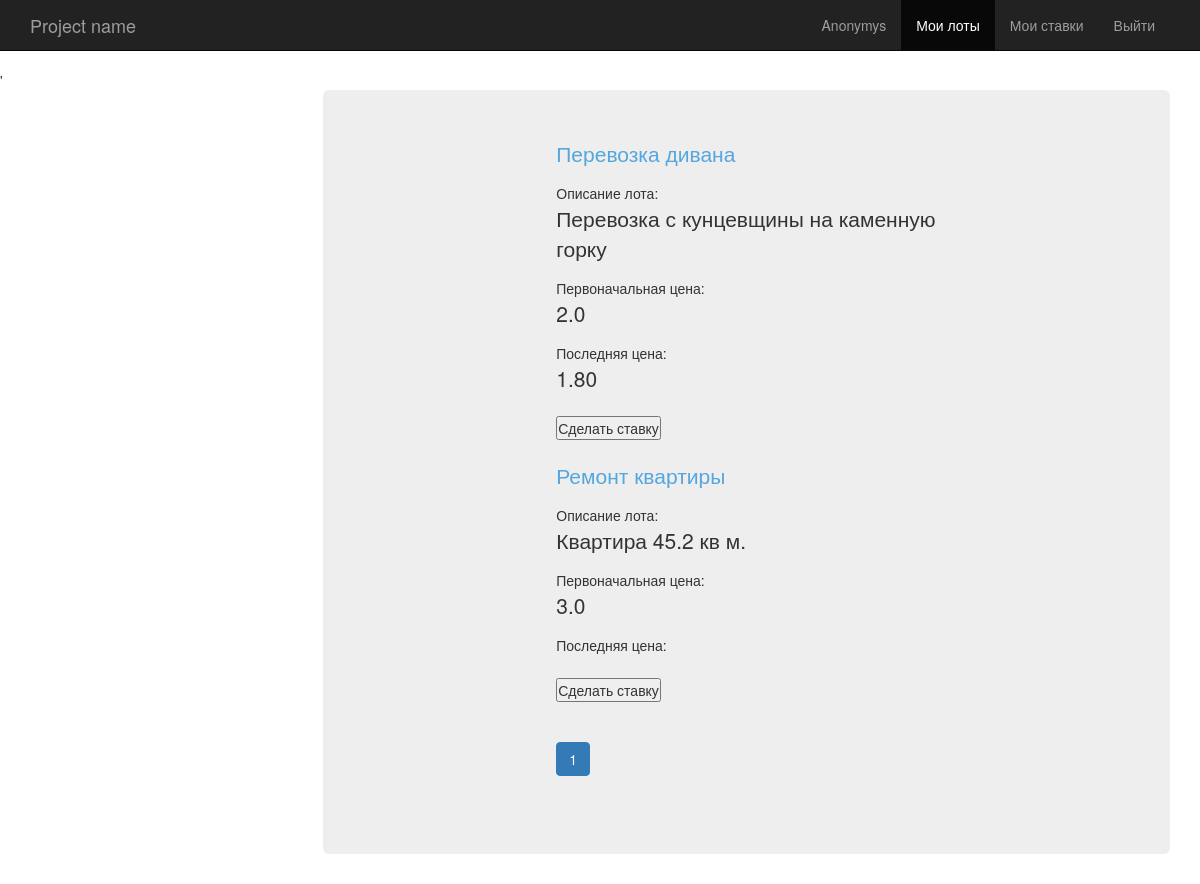
/testpagination/?page=2, run on an earlier commit of the app's database.
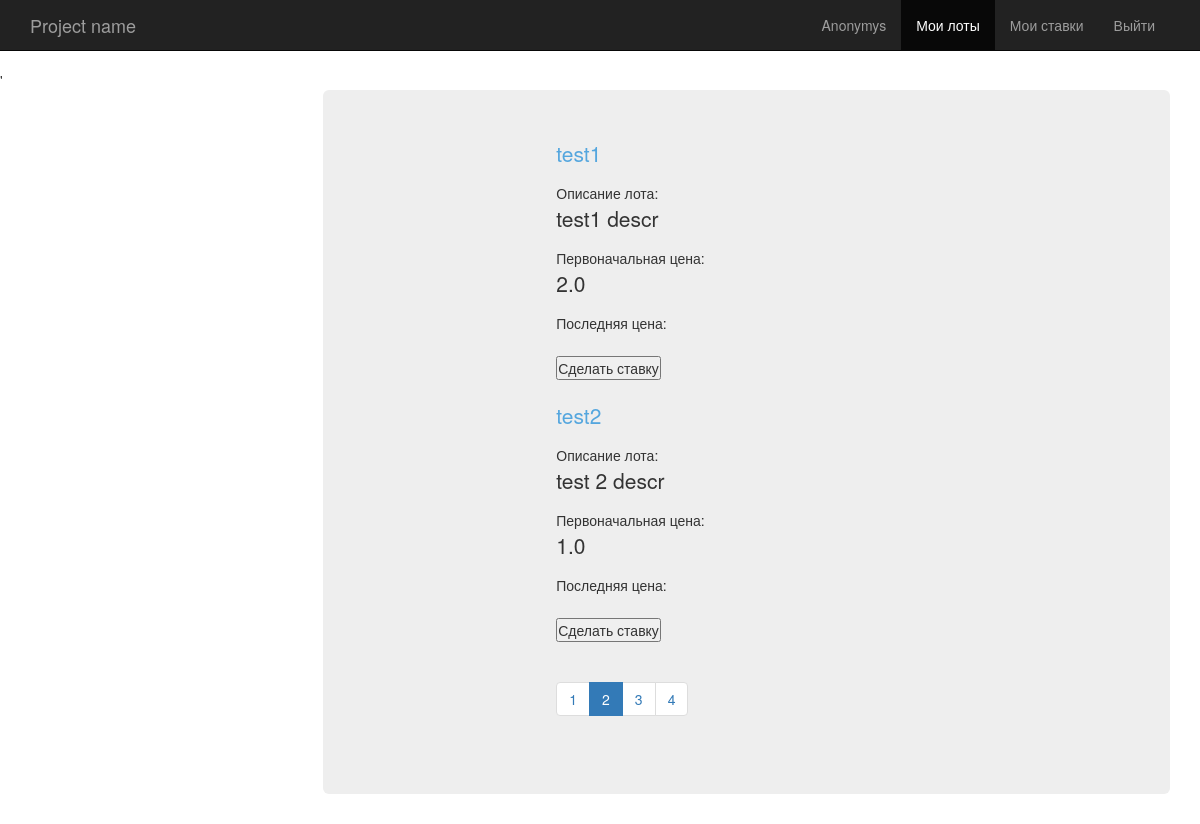
And on a later commit of the database.
### hollau/models.py (models this page shows, shortened)
class Lot(models.Model):
    name = models.CharField(u"предложение", max_length=100)
    description = models.TextField(u"описание предложения")
    start_price = models.FloatField(u"стартовая цена")
    current_price = models.FloatField(u"текущая цена", blank=True, null=True)
    sold = models.BooleanField(u"продано", default=False)
    author = models.ForeignKey(User, verbose_name=u"Аукционатор", related_name='lots', default="1")
    start_date = models.DateTimeField(u'начало продажи', auto_now_add=True)
    end_date = models.DateTimeField(u'окончание продажи')
    lastest_propose = models.DateTimeField(u'последнее предложение', blank=True, null=True)
    category = models.ForeignKey(Category, verbose_name=u'Категория', default=1)
    class Admin:
        list_display = ("name", "price", "propose", "lastest_propose", "bought")
        ordering = ("-lastest_propose", "end_date",)
    def propose(self):
        lastest = self.propose_set.order_by('-date')
        if lastest:
            return lastest[0]
        else:
            return None
    def bought(self):
        return self.propose() and ((self.end_date < datetime.datetime.now()) or self.sold)

### hollau/views.py (the view)
# urls.py: url(r'^testpagination/$', views.testpagination, name='testpagination'),
def testpagination(request):
    lots = models.Lot.objects.all()
    paginator, page = paginate(request, lots)
    return render(request, 'testpagepagination.html', {'paginator': paginator, 'page': page, 'lots': page.object_list, 'count': [1,2]},)

### hollau/views.py (called while the page is built)
def paginate(request, qs):
    try:
        limit = int(request.GET.get('limit', 2))
    except ValueError:
        limit = 2
    if limit > 2:
        limit = 2
    try:
        page = int(request.GET.get('page',1))
    except ValueError:
        raise Http404
    paginator = Paginator(qs, limit)
    try:
        page = paginator.page(page)
    except EmptyPage:
        page = paginator.page(paginator.num_pages)
    return paginator, page

### hollau/templates/testpagepagination.html (shortened to what this page needs)
{% extends 'base.html' %}
{% load staticfiles %}
{% block javascript %}
        <link rel="stylesheet" href="{% static 'countdown_style.css' %}" />
        <link rel="stylesheet" href="{% static 'jquery.countdown.css' %} " />
{% endblock %}
{% block content %}
<div class="row">
<div class="col-lg-12 col-md-12 col-sm-12 col-xs-12">
{% for lot in lots %}
    <div data-timer="{{lot.end_date|date:'Y-m-d H:i'}}">
<p><a href="{% url 'lot_detail' lot.id%}">{{lot.name}}</a></p>
Описание лота: <p>{{lot.description}}</p>
Первоначальная цена: <p>{{lot.start_price}}</p>
Последняя цена: <p id="current_price">{{lot.current_price|floatformat:2}}</p>
<p id="note"></p>
<button id="makeabet">Сделать ставку</button><br><br>
    </div>
{% endfor %}
<ul class="pagination" display="inline">
{% for p in paginator.page_range %}
  {% if p == page.number %}
    <li class="active">
  {% else %}
    <li>
  {% endif %}
    <a href="/testpagination/?page={{ p }}">{{ p }}</a>
  </li>
{% endfor %}
</ul>
      </div>
    </div>
<body>
</body>
{% endblock %}

What changed in the data, as far as the page shows it:
no longer on this page (row unchanged): Lot: name "Перевозка дивана", description "Перевозка с кунцевщины на каменную горку", start_price "2.0", current_price "1.80"
no longer on this page (row unchanged): Lot: name "Ремонт квартиры", description "Квартира 45.2 кв м.", start_price "3.0"
added Lot: name "test1", description "test1 descr", start_price "2.0"
added Lot: name "test2", description "test 2 descr", start_price "1.0"
Also different on the page:
new list line: "2"
new list line: "3"
new list line: "4"
